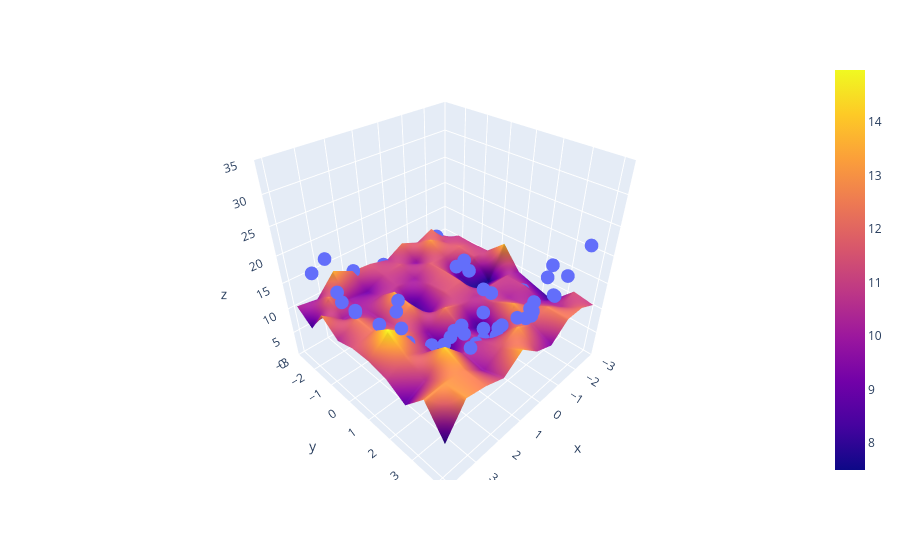

The cell this chart's notebook holds for it:
### Code cell
x_test_multi = poly.transform(final)
z_final = lr.predict(x_multi_trans).reshape(10,10)
fig = px.scatter_3d(x=x.ravel(), y=y.ravel(), z=z.ravel())

fig.add_trace(go.Surface(x = x_input, y = y_input, z =z_final))

fig.update_layout(scene = dict(zaxis = dict(range=[0,35])))

fig.show()
